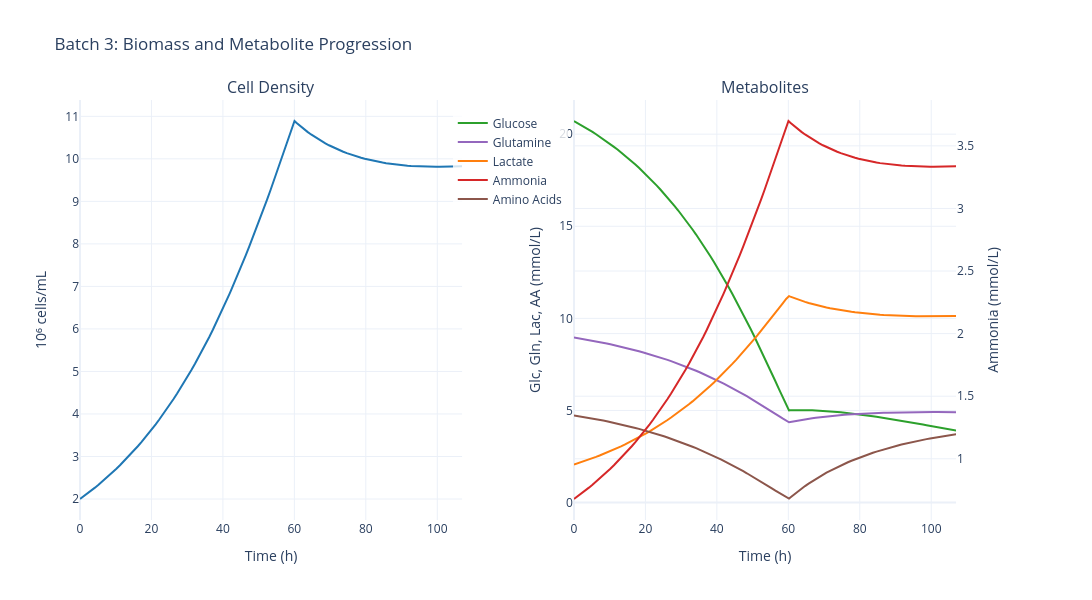

Write notebook code for a chart like this one.
### Code cell
# Plot batch 3
fig_b3 = plot_batch_biomass_metabolites(sim, batch_number=3)
fig_b3.update_layout(title_text="Batch 3: Biomass and Metabolite Progression")
fig_b3.show()

### Figure 1 — Plotly figure (JSON) as saved in the notebook; plotly's stock layout.template omitted (floating-point values rounded to 4 significant figures; data arrays with more than 128 entries replaced by an {"elided": "..."} marker saying what was removed)
{"data": [{"hovertemplate": "Time: %{x:.1f} h<br>Cell Density: %{y:.2f} 10⁶ cells/mL<extra></extra>", "line": {"color": "#1f77b4", "width": 2}, "mode": "lines", "name": "Cell Density", "showlegend": false, "type": "scatter", "x": {"elided": "130 float values"}, "xaxis": "x", "y": {"elided": "130 float values"}, "yaxis": "y"}, {"hovertemplate": "Time: %{x:.1f} h<br>Glucose: %{y:.2f} mmol/L<extra></extra>", "line": {"color": "#2ca02c", "width": 2}, "mode": "lines", "name": "Glucose", "type": "scatter", "x": {"elided": "130 float values"}, "xaxis": "x2", "y": {"elided": "130 float values"}, "yaxis": "y2"}, {"hovertemplate": "Time: %{x:.1f} h<br>Glutamine: %{y:.2f} mmol/L<extra></extra>", "line": {"color": "#9467bd", "width": 2}, "mode": "lines", "name": "Glutamine", "type": "scatter", "x": {"elided": "130 float values"}, "xaxis": "x2", "y": {"elided": "130 float values"}, "yaxis": "y2"}, {"hovertemplate": "Time: %{x:.1f} h<br>Lactate: %{y:.2f} mmol/L<extra></extra>", "line": {"color": "#ff7f0e", "width": 2}, "mode": "lines", "name": "Lactate", "type": "scatter", "x": {"elided": "130 float values"}, "xaxis": "x2", "y": {"elided": "130 float values"}, "yaxis": "y2"}, {"hovertemplate": "Time: %{x:.1f} h<br>Ammonia: %{y:.2f} mmol/L<extra></extra>", "line": {"color": "#d62728", "width": 2}, "mode": "lines", "name": "Ammonia", "type": "scatter", "x": {"elided": "130 float values"}, "xaxis": "x2", "y": {"elided": "130 float values"}, "yaxis": "y3"}, {"hovertemplate": "Time: %{x:.1f} h<br>Amino Acids: %{y:.2f} mmol/L<extra></extra>", "line": {"color": "#8c564b", "width": 2}, "mode": "lines", "name": "Amino Acids", "type": "scatter", "x": {"elided": "130 float values"}, "xaxis": "x2", "y": {"elided": "130 float values"}, "yaxis": "y2"}], "layout": {"annotations": [{"font": {"size": 16}, "showarrow": false, "text": "Cell Density", "x": 0.205, "xanchor": "center", "xref": "paper", "y": 1, "yanchor": "bottom", "yref": "paper"}, {"font": {"size": 16}, "showarrow": false, "text": "Metabolites", "x": 0.735, "xanchor": "center", "xref": "paper", "y": 1, "yanchor": "bottom", "yref": "paper"}], "font": {"size": 12}, "height": 600, "legend": {"bgcolor": "rgba(255,255,255,0.8)", "x": 0.4, "y": 0.98}, "showlegend": true, "title": {"text": "Batch 3: Biomass and Metabolite Progression"}, "width": 1400, "xaxis": {"anchor": "y", "domain": [0, 0.41], "title": {"text": "Time (h)"}}, "xaxis2": {"anchor": "y2", "domain": [0.53, 0.94], "title": {"text": "Time (h)"}}, "yaxis": {"anchor": "x", "domain": [0, 1], "title": {"text": "10⁶ cells/mL"}}, "yaxis2": {"anchor": "x2", "domain": [0, 1], "title": {"text": "Glc, Gln, Lac, AA (mmol/L)"}}, "yaxis3": {"anchor": "x2", "overlaying": "y2", "side": "right", "title": {"text": "Ammonia (mmol/L)"}}}}
